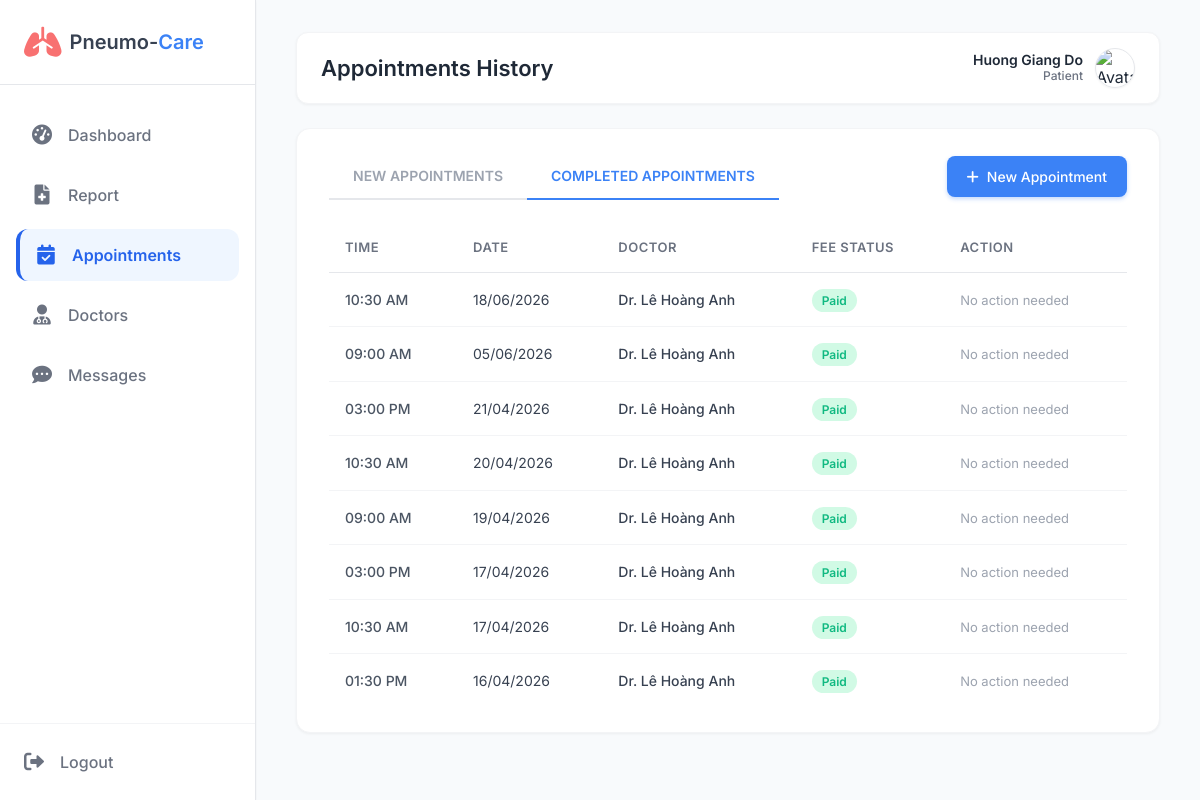
The page /pneumocare/pat_appointments_history.php (signed in) on the database its author committed.
### tables this page shows
CREATE TABLE `Appointments` (
  `appointment_id` int(11) NOT NULL,
  `patient_id` int(11) DEFAULT NULL,
  `doctor_id` int(11) DEFAULT NULL,
  `appointment_date` date NOT NULL,
  `appointment_time` time NOT NULL,
  `patient_symptoms_note` text DEFAULT NULL,
  `status` enum('Scheduled','In Progress','Completed','Cancelled','No-Show') DEFAULT 'Scheduled',
  `fee_status` enum('Paid','Unpaid') DEFAULT 'Unpaid',
  `payment_method` enum('Tiền mặt','Chuyển khoản') DEFAULT NULL,
  `created_at` timestamp NOT NULL DEFAULT current_timestamp(),
  `patient_notes` text DEFAULT NULL,
  `ai_prediction_label` varchar(50) DEFAULT NULL,
  `ai_confidence_score` decimal(5,2) DEFAULT NULL,
  `treatment_plan` text DEFAULT NULL
);

CREATE TABLE `Users` (
  `user_id` int(11) NOT NULL,
  `email` varchar(100) NOT NULL,
  `password_hash` varchar(255) NOT NULL,
  `full_name` varchar(100) NOT NULL,
  `role` enum('Admin','Doctor','Patient') NOT NULL,
  `avatar_url` text DEFAULT NULL,
  `is_active` tinyint(1) DEFAULT 1,
  `created_at` timestamp NOT NULL DEFAULT current_timestamp()
);

### pneumocare/pat_appointments_history.php (the view, shortened to what this page needs)
<?php
require 'db.php';
$patientId = $_SESSION['user_id'];
$patientName = $_SESSION['name'];
$patientAvatar = (!empty($_SESSION['avatar']) && $_SESSION['avatar'] != 'default.png') ? $_SESSION['avatar'] : 'img/default_patient.png';
$completed = [];
try {
    $stmt = $pdo->prepare("SELECT a.*, u_d.full_name as doctor_name FROM Appointments a JOIN Users u_d ON a.doctor_id = u_d.user_id WHERE a.patient_id = ? AND a.status = 'Completed' ORDER BY a.appointment_date DESC, a.appointment_time DESC");
    $stmt->execute([$patientId]);
    $completed = $stmt->fetchAll();
} catch (PDOException $e) {}
?>
<!DOCTYPE html>
<html lang="vi">
<head>
    <script src="https://cdn.tailwindcss.com"></script>
    <link href="https://cdnjs.cloudflare.com/ajax/libs/font-awesome/6.0.0/css/all.min.css" rel="stylesheet">
</head>
<body class="flex h-screen overflow-hidden">
<div class="flex w-full h-full">
    <aside class="w-64 bg-white border-r border-gray-200 flex flex-col h-full flex-shrink-0 z-10 shadow-sm">
        <div class="flex items-center gap-2 p-6 border-b">
            <i class="fa-solid fa-lungs text-3xl text-red-400"></i>
            <h1 class="text-xl font-semibold text-gray-700">Pneumo-<span class="text-blue-500">Care</span></h1>
        </div>
        <nav class="flex-1 px-4 py-6 space-y-2 overflow-y-auto">
            <a href="pat_dashboard.php" class="flex items-center gap-4 px-4 py-3 text-gray-500 hover:bg-gray-50 hover:text-gray-800 rounded-xl transition-colors font-medium">
                <i class="fa-solid fa-gauge-high w-5 text-center text-xl"></i><span>Dashboard</span>
            </a>
            <a href="pat_report.php" class="flex items-center gap-4 px-4 py-3 text-gray-500 hover:bg-gray-50 hover:text-gray-800 rounded-xl transition-colors font-medium">
                <i class="fa-solid fa-file-medical w-5 text-center text-xl"></i><span>Report</span>
            </a>
            <a href="pat_appointments.php" class="sidebar-active flex items-center gap-4 px-4 py-3 rounded-xl font-semibold transition-colors">
                <i class="fa-solid fa-calendar-check w-5 text-center text-xl"></i><span>Appointments</span>
            </a>
            <a href="pat_doctors.php" class="flex items-center gap-4 px-4 py-3 text-gray-500 hover:bg-gray-50 hover:text-gray-800 rounded-xl transition-colors font-medium">
                <i class="fa-solid fa-user-doctor w-5 text-center text-xl"></i><span>Doctors</span>
            </a>
            <a href="pat_messages.php" class="flex items-center gap-4 px-4 py-3 text-gray-500 hover:bg-gray-50 hover:text-gray-800 rounded-xl transition-colors font-medium">
                <i class="fa-solid fa-comment-dots w-5 text-center text-xl"></i><span>Messages</span>
            </a>
        </nav>
        <div class="p-6 border-t mt-auto border-gray-100">
            <a href="logout.php" class="flex items-center gap-4 text-gray-500 hover:text-red-500 transition-colors font-medium">
                <i class="fa-solid fa-right-from-bracket text-xl"></i><span>Logout</span>
            </a>
        </div>
    </aside>
    <main class="main-content">
        <div class="topbar-wrapper">
            <header class="topbar">
            <h1>Appointments History</h1>
            <div class="topbar-right">
                <div class="flex items-center gap-3 cursor-pointer">
                    <div class="text-right hidden sm:block">
                        <p class="text-sm font-semibold text-gray-800" style="line-height: 1.2;"><?php echo htmlspecialchars($patientName); ?></p>
                        <p class="text-xs text-gray-500 font-medium">Patient</p>
                    </div>
                    <img src="<?php echo $patientAvatar; ?>" class="w-10 h-10 rounded-full object-cover border border-gray-200 shadow-sm" alt="Avatar">
                </div>
            </div>
            </header>
        </div>
        <div class="content-area">
            <div class="table-card">
            <div class="tab-row">
                <div class="tab-links">
                <a class="tab-link" href="pat_appointments.php">NEW APPOINTMENTS</a>
                <a class="tab-link active" href="pat_appointments_history.php">COMPLETED APPOINTMENTS</a>
                </div>
                <button class="btn-new" onclick="location.href='pat_book_step1.php'">
                    <i class="fa-solid fa-plus"></i> New Appointment
                </button>
            </div>
            <table class="data-table">
                <thead>
                    <tr>
                        <th>Time</th>
                        <th>Date</th>
                        <th>Doctor</th>
                        <th>Fee Status</th>
                        <th>Action</th>
                    </tr>
                </thead>
                <tbody>
                <?php if(empty($completed)): ?>
                    <tr><td colspan="5" style="text-align:center; padding:40px; color:#9ca3af; font-style: italic;">No completed appointments yet.</td></tr>
                <?php else: ?>
                    <?php foreach($completed as $row): ?>
                    <tr>
                        <td style="font-weight: 500; color: #4b5563;"><?php echo date('h:i A', strtotime($row['appointment_time'])); ?></td>
                        <td><?php echo date('d/m/Y', strtotime($row['appointment_date'])); ?></td>
                        <td style="font-weight: 500;">Dr. <?php echo htmlspecialchars($row['doctor_name']); ?></td>
                        <td>
                            <?php if($row['fee_status'] == 'Paid'): ?>
                                <span class="link-green">Paid</span>
                            <?php else: ?>
                                <span class="badge-unpaid">Unpaid</span>
                            <?php endif; ?>
                        </td>
                        <td>
                            <?php if($row['fee_status'] == 'Unpaid'): ?>
                                <a href="pat_payment.php?appt_id=<?php echo $row['appointment_id']; ?>" style="color:#3b82f6; font-weight:600; text-decoration:none; padding: 6px 12px; border-radius: 6px; transition: 0.2s;" onmouseover="this.style.background='#eff6ff'" onmouseout="this.style.background='transparent'">Pay Now</a>
                            <?php else: ?>
                                <span style="color:#9ca3af; font-size: 13px;">No action needed</span>
                            <?php endif; ?>
                        </td>
                    </tr>
                    <?php endforeach; ?>
                <?php endif; ?>
                </tbody>
            </table>
            </div>
        </div>
    </main>
</div>
</body>
</html>

### pneumocare/pat_appointments_history.php (style rules this page uses)
* { margin: 0; padding: 0; box-sizing: border-box; }
body { font-family: 'Inter', sans-serif; background-color: #f8fafc; color: #1f2937; }
.main-content { flex: 1; display: flex; flex-direction: column; overflow: hidden; }
.topbar-wrapper { padding: 32px 40px 0 40px; }
.topbar { height: 72px; background: #ffffff; border: 1px solid #f3f4f6; display: flex; align-items: center; justify-content: space-between; padding: 0 24px; border-radius: 12px; box-shadow: 0 1px 3px rgba(0,0,0,0.05); margin-bottom: 24px; }
.topbar h1 { font-size: 22px; font-weight: 600; color: #1f2937; margin: 0; }
.topbar-right { display: flex; align-items: center; gap: 24px; height: 100%; }
.content-area { padding: 0 40px 40px 40px; flex: 1; overflow-y: auto; }
.table-card { background: #fff; border-radius: 14px; padding: 24px 32px; border: 1px solid #f3f4f6; box-shadow: 0 1px 3px rgba(0,0,0,0.05); }
.tab-row { display: flex; align-items: center; justify-content: space-between; margin-bottom: 24px; }
.tab-links { display: flex; border-bottom: 2px solid #e5e7eb; width: 100%; max-width: 450px; }
.tab-link { padding: 12px 24px; font-size: 14px; font-weight: 600; color: #9ca3af; cursor: pointer; border-bottom: 2px solid transparent; margin-bottom: -2px; text-decoration: none; transition: 0.2s; white-space: nowrap; }
.tab-link.active { color: #3b82f6; border-bottom-color: #3b82f6; }
.btn-new { background: #3b82f6; color: #fff; border: none; padding: 10px 20px; border-radius: 8px; font-size: 14px; font-weight: 500; cursor: pointer; display: flex; align-items: center; gap: 8px; transition: 0.2s; box-shadow: 0 2px 4px rgba(59,130,246,0.3); }
.data-table { width: 100%; border-collapse: collapse; }
.data-table th { font-size: 13px; color: #6b7280; font-weight: 600; padding: 14px 16px; border-bottom: 1px solid #e5e7eb; text-align: left; text-transform: uppercase; letter-spacing: 0.5px; }
.data-table td { padding: 16px 16px; font-size: 14px; border-bottom: 1px solid #f3f4f6; color: #374151; }
.data-table tr:last-child td { border-bottom: none; }
.link-green { color: #10b981; font-weight: 600; background: #d1fae5; padding: 4px 10px; border-radius: 20px; font-size: 12px; }
.sidebar-active { background-color: #eff6ff; color: #2563eb; border-left: 4px solid #2563eb; font-weight: 600; }

### rows shown on the page
appointments: appointment_time "10:30 AM", appointment_date "18/06/2026", users.full_name "Lê Hoàng Anh", fee_status "Paid"
appointments: appointment_time "09:00 AM", appointment_date "05/06/2026", users.full_name "Lê Hoàng Anh", fee_status "Paid"
appointments: appointment_time "03:00 PM", appointment_date "21/04/2026", users.full_name "Lê Hoàng Anh", fee_status "Paid"
appointments: appointment_time "10:30 AM", appointment_date "20/04/2026", users.full_name "Lê Hoàng Anh", fee_status "Paid"
appointments: appointment_time "09:00 AM", appointment_date "19/04/2026", users.full_name "Lê Hoàng Anh", fee_status "Paid"
appointments: appointment_time "03:00 PM", appointment_date "17/04/2026", users.full_name "Lê Hoàng Anh", fee_status "Paid"
appointments: appointment_time "10:30 AM", appointment_date "17/04/2026", users.full_name "Lê Hoàng Anh", fee_status "Paid"
appointments: appointment_time "01:30 PM", appointment_date "16/04/2026", users.full_name "Lê Hoàng Anh", fee_status "Paid"

### other values the page prints
$patientName "Huong Giang Do"
